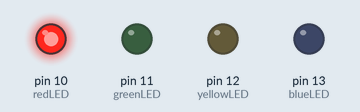
Bench run of a sketch on a simulated Arduino Uno, built with avr-gcc and run on an emulated ATmega328P. On the bench: output pins drawn as LEDs (lit = HIGH).

Above: at 0.1 s.
At 5.1 s:
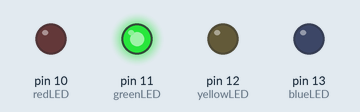
At 10.1 s:
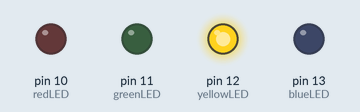
At 15.1 s:
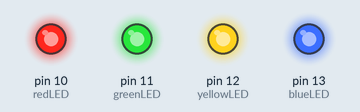
At 17.6 s:
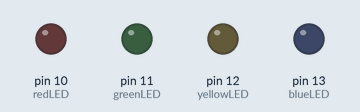
At 30.1 s:
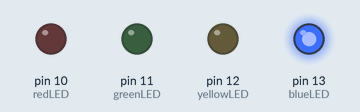
Timing chart, 0 to 37.5 s (numbered marks = the images above):
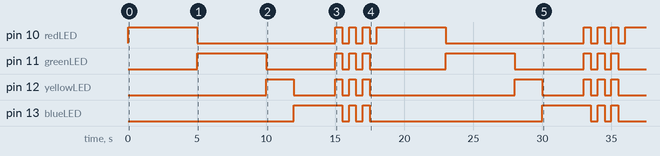

The sketch:

4-Way-TrafficLight.ino
```cpp
// Pin definitions for the LEDs
const int redLED = 10;    // Red LED for Stop
const int greenLED = 11;  // Green LED for Go
const int yellowLED = 12; // Yellow LED for Slow Down
const int blueLED = 13;   // Blue LED for Pedestrian

// Define the duration each light will stay on (in milliseconds)
const int redDuration = 5000;    // 5 seconds for red light
const int greenDuration = 5000;  // 5 seconds for green light
const int yellowDuration = 2000; // 2 seconds for yellow light
const int blueDuration = 3000;   // 3 seconds for blue pedestrian light
const int flashDelay = 500;      // Duration of each flash (on/off)

void setup() {
  // Set up each LED pin as an output
  pinMode(redLED, OUTPUT);
  pinMode(greenLED, OUTPUT);
  pinMode(yellowLED, OUTPUT);
  pinMode(blueLED, OUTPUT);
}

void loop() {
  // Turn on the red LED for Stop
  digitalWrite(redLED, HIGH);
  delay(redDuration);   // Wait for the red duration
  digitalWrite(redLED, LOW);

  // Turn on the green LED for Go
  digitalWrite(greenLED, HIGH);
  delay(greenDuration); // Wait for the green duration
  digitalWrite(greenLED, LOW);

  // Turn on the yellow LED for Slow Down
  digitalWrite(yellowLED, HIGH);
  delay(yellowDuration); // Wait for the yellow duration
  digitalWrite(yellowLED, LOW);

  // Turn on the blue LED for Pedestrian light
  digitalWrite(blueLED, HIGH);
  delay(blueDuration); // Wait for the blue duration
  digitalWrite(blueLED, LOW);

  // Flash all LEDs 3 times before restarting the cycle
  for (int i = 0; i < 3; i++) {
    digitalWrite(redLED, HIGH);
    digitalWrite(greenLED, HIGH);
    digitalWrite(yellowLED, HIGH);
    digitalWrite(blueLED, HIGH);
    delay(flashDelay); // LEDs on

    digitalWrite(redLED, LOW);
    digitalWrite(greenLED, LOW);
    digitalWrite(yellowLED, LOW);
    digitalWrite(blueLED, LOW);
    delay(flashDelay); // LEDs off
  }

  // Repeat the cycle
}
```

Measured:
- by itself, pin 11 (greenLED): LOW → HIGH at 5.0 s, → LOW 5.0 s later, → HIGH 5.0 s later, → LOW 0.50 s later, … (16 changes in this stretch)
- by itself, pin 12 (yellowLED): LOW → HIGH at 10.0 s, → LOW 2.0 s later, → HIGH 3.0 s later, → LOW 0.50 s later, … (16 changes in this stretch)
- by itself, pin 13 (blueLED): LOW → HIGH at 12.0 s, → LOW 3.5 s later, → HIGH 0.50 s later, → LOW 0.50 s later, … (12 changes in this stretch)
- by itself, pin 10 (redLED): goes HIGH 5.0 s, LOW 10.0 s, 3 × (HIGH 0.50 s, LOW 0.50 s), HIGH 5.0 s, LOW 10.0 s, 3 × (HIGH 0.50 s, LOW 0.50 s), then HIGH
